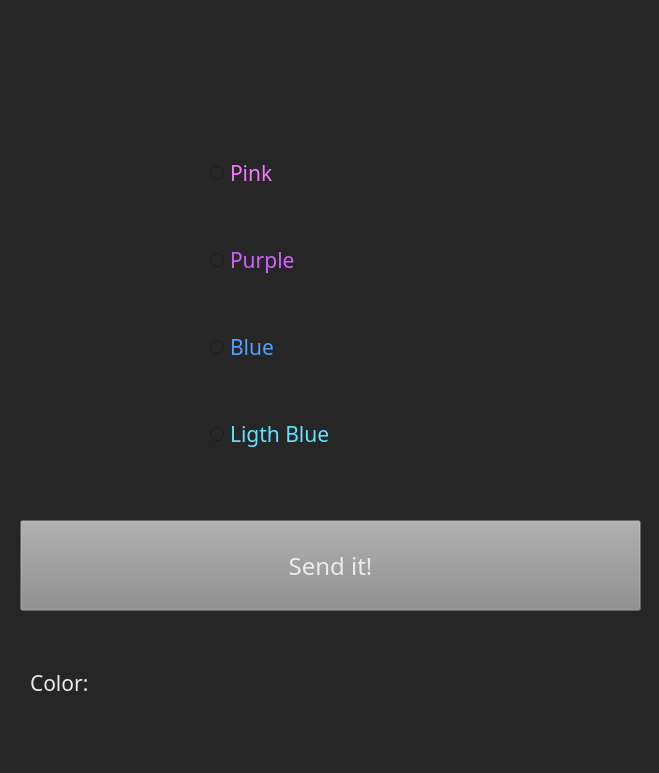
<?xml version="1.0" encoding="UTF-8"?>
<ui version="4.0">
 <class>MainWindow</class>
 <widget class="QMainWindow" name="MainWindow">
  <property name="geometry">
   <rect>
    <x>0</x>
    <y>0</y>
    <width>659</width>
    <height>773</height>
   </rect>
  </property>
  <property name="sizePolicy">
   <sizepolicy hsizetype="Fixed" vsizetype="Fixed">
    <horstretch>0</horstretch>
    <verstretch>0</verstretch>
   </sizepolicy>
  </property>
  <property name="minimumSize">
   <size>
    <width>659</width>
    <height>773</height>
   </size>
  </property>
  <property name="maximumSize">
   <size>
    <width>659</width>
    <height>773</height>
   </size>
  </property>
  <property name="windowTitle">
   <string>MainWindow</string>
  </property>
  <property name="styleSheet">
   <string notr="true">background-color: rgb(38, 38, 38);</string>
  </property>
  <widget class="QWidget" name="centralwidget">
   <widget class="QPushButton" name="btn_send">
    <property name="geometry">
     <rect>
      <x>20</x>
      <y>520</y>
      <width>621</width>
      <height>91</height>
     </rect>
    </property>
    <property name="font">
     <font>
      <family>Press Start 2P</family>
      <pointsize>18</pointsize>
     </font>
    </property>
    <property name="styleSheet">
     <string notr="true">color: rgb(235, 235, 235);
background-color: rgb(140, 140, 140);</string>
    </property>
    <property name="text">
     <string>Send it!</string>
    </property>
   </widget>
   <widget class="QLabel" name="lb_1">
    <property name="geometry">
     <rect>
      <x>30</x>
      <y>632</y>
      <width>131</width>
      <height>101</height>
     </rect>
    </property>
    <property name="font">
     <font>
      <family>Press Start 2P</family>
      <pointsize>16</pointsize>
     </font>
    </property>
    <property name="styleSheet">
     <string notr="true">color: rgb(235, 235, 235);</string>
    </property>
    <property name="text">
     <string>Color:</string>
    </property>
   </widget>
   <widget class="QLabel" name="lb_2">
    <property name="geometry">
     <rect>
      <x>240</x>
      <y>630</y>
      <width>350</width>
      <height>101</height>
     </rect>
    </property>
    <property name="minimumSize">
     <size>
      <width>350</width>
      <height>0</height>
     </size>
    </property>
    <property name="maximumSize">
     <size>
      <width>380</width>
      <height>16777215</height>
     </size>
    </property>
    <property name="font">
     <font>
      <family>Press Start 2P</family>
      <pointsize>25</pointsize>
     </font>
    </property>
    <property name="styleSheet">
     <string notr="true">color: rgb(235, 235, 235);</string>
    </property>
    <property name="text">
     <string/>
    </property>
   </widget>
   <widget class="QWidget" name="layoutWidget">
    <property name="geometry">
     <rect>
      <x>210</x>
      <y>110</y>
      <width>256</width>
      <height>391</height>
     </rect>
    </property>
    <layout class="QVBoxLayout" name="verticalLayout">
     <item>
      <widget class="QRadioButton" name="radB_1">
       <property name="font">
        <font>
         <family>Press Start 2P</family>
         <pointsize>16</pointsize>
        </font>
       </property>
       <property name="styleSheet">
        <string notr="true">color: rgb(244, 119, 255);</string>
       </property>
       <property name="text">
        <string>Pink</string>
       </property>
      </widget>
     </item>
     <item>
      <widget class="QRadioButton" name="radB_2">
       <property name="font">
        <font>
         <family>Press Start 2P</family>
         <pointsize>16</pointsize>
        </font>
       </property>
       <property name="styleSheet">
        <string notr="true">color: rgb(208, 97, 255);</string>
       </property>
       <property name="text">
        <string>Purple</string>
       </property>
      </widget>
     </item>
     <item>
      <widget class="QRadioButton" name="radB_3">
       <property name="font">
        <font>
         <family>Press Start 2P</family>
         <pointsize>16</pointsize>
        </font>
       </property>
       <property name="styleSheet">
        <string notr="true">color: rgb(80, 159, 255);</string>
       </property>
       <property name="text">
        <string>Blue</string>
       </property>
      </widget>
     </item>
     <item>
      <widget class="QRadioButton" name="radB_4">
       <property name="font">
        <font>
         <family>Press Start 2P</family>
         <pointsize>16</pointsize>
        </font>
       </property>
       <property name="styleSheet">
        <string notr="true">color: rgb(97, 226, 255);</string>
       </property>
       <property name="text">
        <string>Ligth Blue</string>
       </property>
      </widget>
     </item>
    </layout>
   </widget>
  </widget>
  <widget class="QMenuBar" name="menubar">
   <property name="geometry">
    <rect>
     <x>0</x>
     <y>0</y>
     <width>659</width>
     <height>21</height>
    </rect>
   </property>
  </widget>
  <widget class="QStatusBar" name="statusbar"/>
 </widget>
 <resources/>
 <connections/>
</ui>
